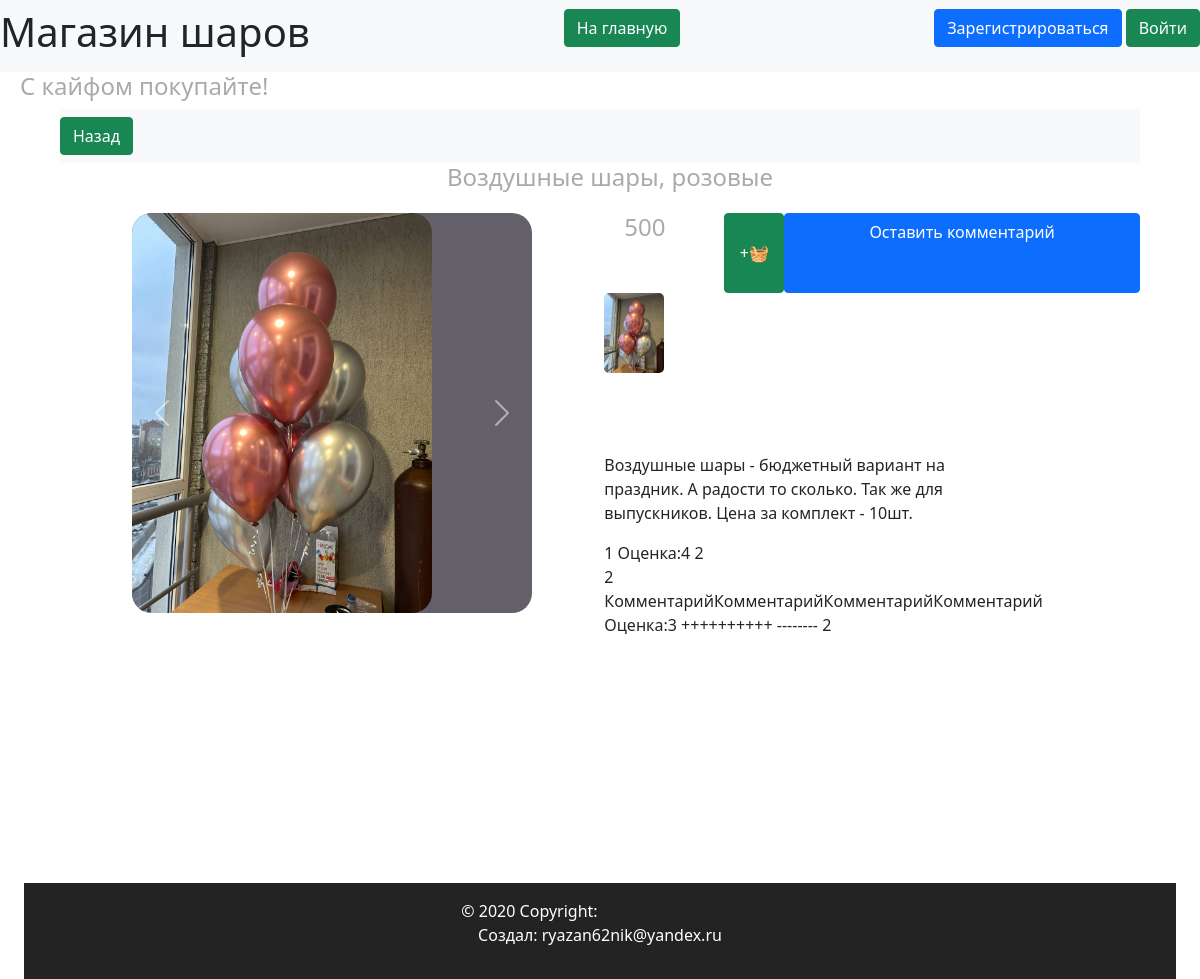
The app's page /show_product/2/4, older data.
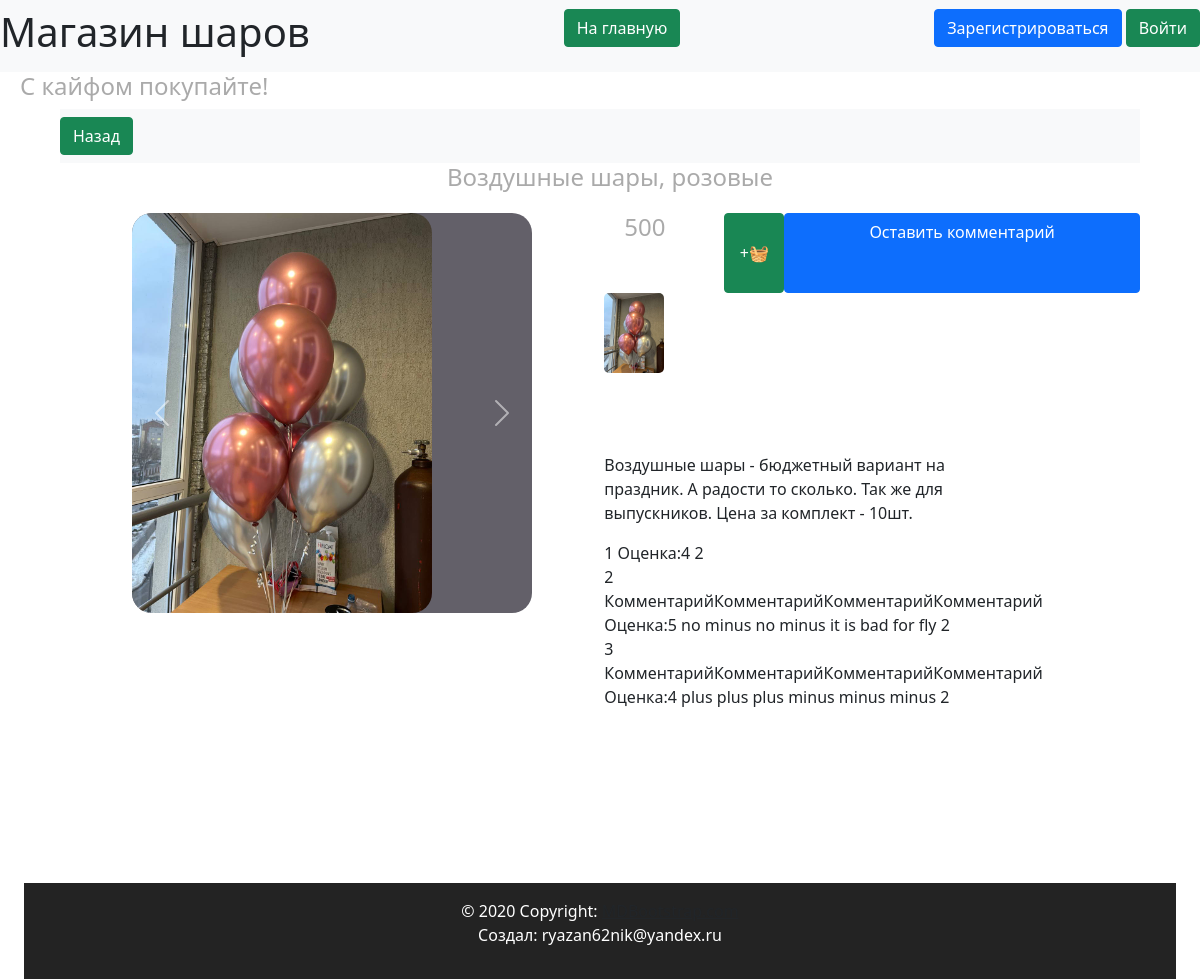
The same page, newer data.
### data/products.py (models this page shows, shortened)
class Products(SqlAlchemyBase, SerializerMixin):
    __tablename__ = 'products'
    id = sqlalchemy.Column(sqlalchemy.Integer,
                           primary_key=True, autoincrement=True)
    color = sqlalchemy.Column(sqlalchemy.String, nullable=True)
    sale = sqlalchemy.Column(sqlalchemy.Integer, nullable=True)
    cost = sqlalchemy.Column(sqlalchemy.Integer)
    remains = sqlalchemy.Column(sqlalchemy.Integer, nullable=True)
    img = sqlalchemy.Column(sqlalchemy.String, default='0_0_0_none.jpg')
    product_group_id = sqlalchemy.Column(sqlalchemy.Integer, sqlalchemy.ForeignKey("product_group.id"))
    product_group = orm.relationship('ProductGroup')
    def get_img(self):
        return self.img.split(', ')

### data/comments.py (models this page shows, shortened)
class Comments(SqlAlchemyBase, SerializerMixin):
    __tablename__ = 'comments'
    id = sqlalchemy.Column(sqlalchemy.Integer,
                           primary_key=True, autoincrement=True)
    content = sqlalchemy.Column(sqlalchemy.String, nullable=True)
    plus = sqlalchemy.Column(sqlalchemy.String, nullable=True)
    minus = sqlalchemy.Column(sqlalchemy.String, nullable=True)
    mark = sqlalchemy.Column(sqlalchemy.Integer, nullable=True)
    product_group_id = sqlalchemy.Column(sqlalchemy.Integer, sqlalchemy.ForeignKey("product_group.id"))
    product_group = orm.relationship('ProductGroup')
    user_id = sqlalchemy.Column(sqlalchemy.Integer, sqlalchemy.ForeignKey("users.id"))
    user = orm.relationship('User')
    def show_data(self):
        return f'{self.id}\n{self.content}\tОценка:{self.mark}\t{self.plus}\n{self.minus}\n{self.product_group_id}'

### server.py (the view)
@app.route('/show_product/<int:product_group_id>/<int:product_id>', methods=['GET', 'POST'])
def show_product(product_group_id, product_id):
    db_sess = db_session.create_session()
    product_group = db_sess.query(ProductGroup).filter(ProductGroup.id == product_group_id).first()
    product = db_sess.query(Products).filter(Products.id == product_id).first()
    return render_template('pages/show_product.html', title='product', product=product, product_group=product_group)

### data/db_session.py (called while the page is built)
def create_session() -> Session:
    global __factory
    return __factory()

### templates/pages/show_product.html (shortened to what this page needs)
{% extends "base.html" %}
{% block content %}
<nav class="navbar navbar-light bg-light title-width">
    <a href="#" onclick="window.history.back()" class="btn btn-success"> Назад </a>
</nav>
<div class="show-product">
    <div class="show-product-title">
        <h4>{{product.product_group.title}}, {{product.color}}</h4>
    </div>
    <div class="show-product-img-place">
        {% if product.get_img()[0]%}
        <div id="carousel{{product.id}}" class="carousel slide" data-bs-ride="false">
            <div class="carousel-inner">
                <div class="carousel-item active">
                    <img class="d-block show-product-img" src="/static/img/products/{{product.get_img()[0]}}"
                         alt="{{product.get_img()[0]}}">
                </div>
            </div>
            <a class="carousel-control-prev" href="#carousel{{product.id}}" role="button" data-slide="prev">
                <span class="carousel-control-prev-icon" aria-hidden="true"></span>
            </a>
            <a class="carousel-control-next" href="#carousel{{product.id}}" role="button" data-slide="next">
                <span class="carousel-control-next-icon" aria-hidden="true"></span>
            </a>
        </div>
        {%else%}
        <img class="show-product-img" src="/static/img/products/none.jpg"
             alt="/static/img/products/{{product.get_img()[0]}}"/>
        {%endif%}
    </div>
    <div class="show-product-text-place">
        <div class="show-product-sub">
            <div><h4>{{product.cost}}</h4></div>
            <button class="btn btn-success"
                    onclick="addToBasket('{{ product.id }}'{% if current_user.is_authenticated %}, '{{current_user.id}}' {%endif%});">
                +🧺
            </button>
            <a href="/comment_product/{{product_group.id}}/{{ product.id }}" class="btn btn-primary">Оставить
                комментарий</a>
        </div>
        <div class="show-product-colors">
            {%for product_color in product_group.products%}
            <a href="/show_product/{{product_group.id}}/{{product_color.id}}">
                <img class="d-block show-product-little-img"
                     src="/static/img/products/{{product_color.get_img()[0]}}"
                     alt="{{product.color}}">
            </a>
            {%endfor%}
        </div>
        <div class="show-product-description">
            <div><p>{{product_group.description}}</p></div>
            <div>
                {%for comment in product_group.comments%}
                <div>{{comment.show_data()}}</div>
                {%endfor%}
            </div>
        </div>
    </div>
</div>
{% endblock %}

Row changes from the older to the newer data that the page shows:
changed Comments: show_data "2 КомментарийКомментарийКомментарийКомментарий Оценка:3 ++++++++++ -------- 2" → "2 КомментарийКомментарийКомментарийКомментарий Оценка:5 no minus no minus it is bad for fly 2"
added Comments: show_data "3 КомментарийКомментарийКомментарийКомментарий Оценка:4 plus plus plus minus minus minus 2"
